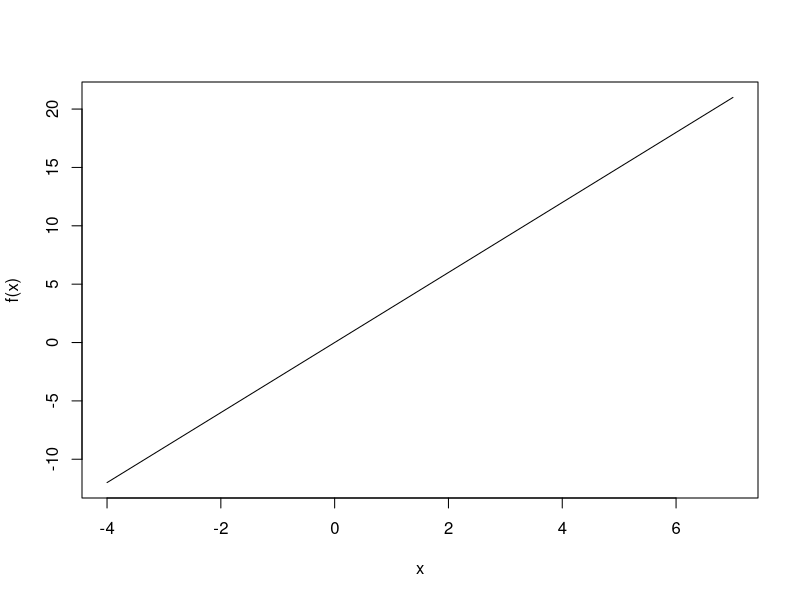
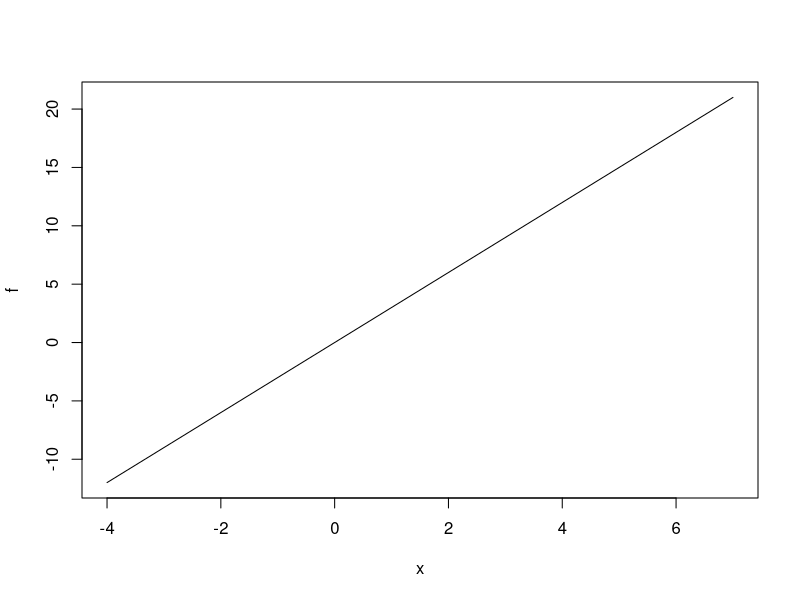
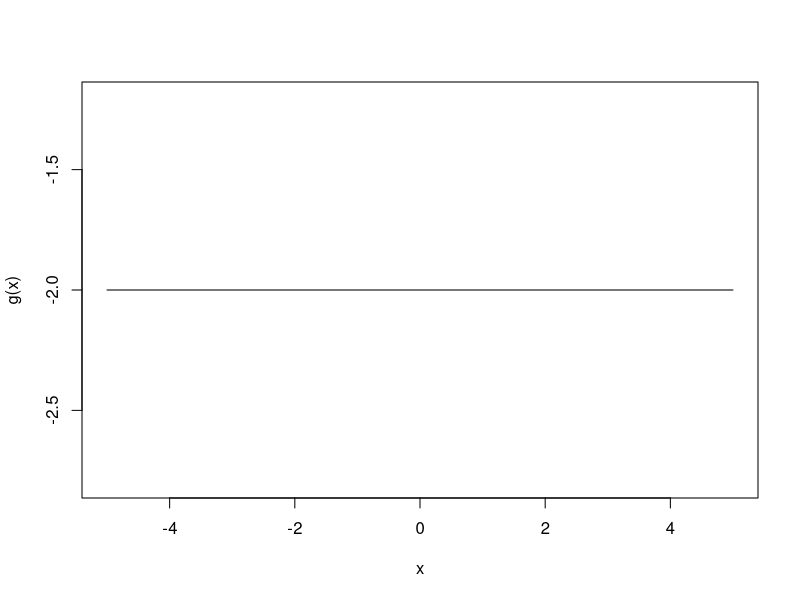

Source code (R) for these figures, in order:
f <- function(x){3 * x}
x <- seq(-4,7)
x
f(x)
plot(x,f(x), type = "l")
plot(f,-4,7)


g <- function(x){-2 + 0*x}
x <- seq(-5,5)
x
g(x)
plot(x,g(x), type = "l")



